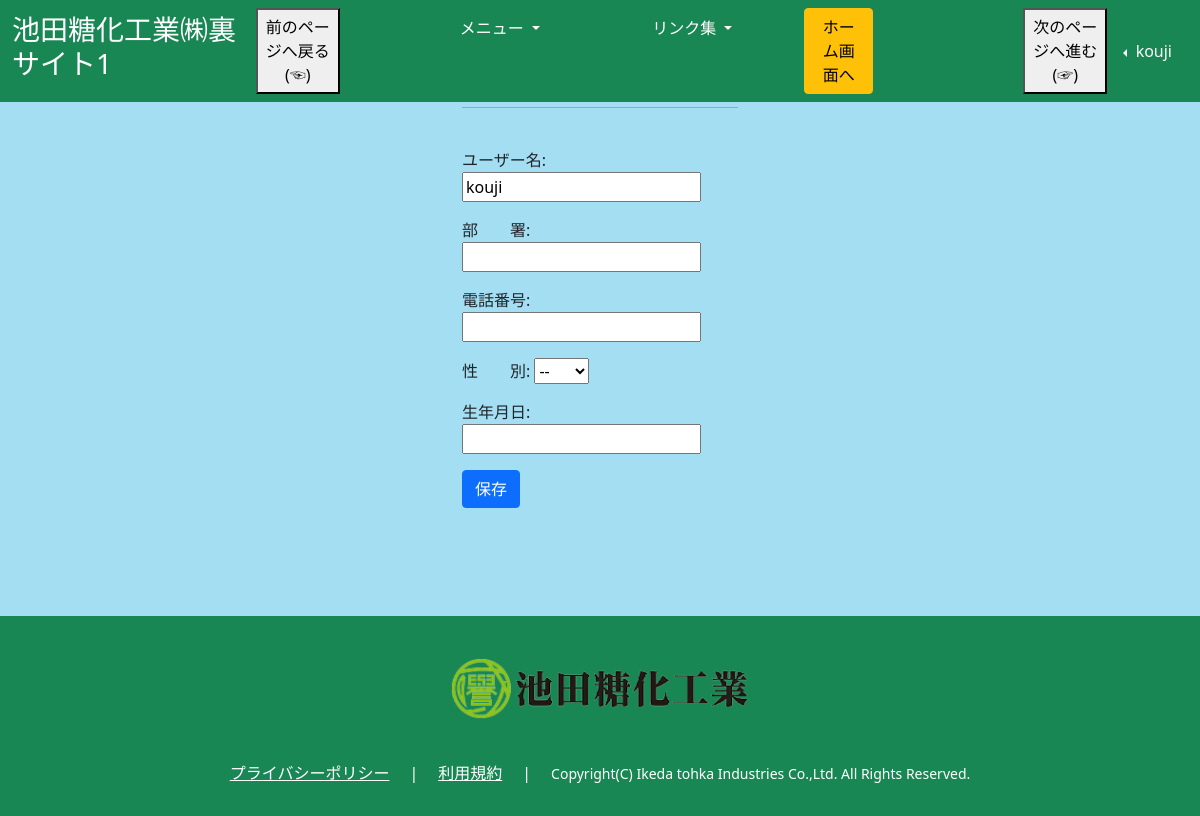
Screenshot of /profile/2/ (signed in) with the database file from the repository.
### accounts/models.py (models this page shows, shortened)
class User(AbstractBaseUser):
    email = models.EmailField(
        verbose_name='Eメールアドレス',
        max_length=255,
        unique=True,
    )
    active = models.BooleanField(default=True)
    staff = models.BooleanField(default=False)
    admin = models.BooleanField(default=False)
    objects = UserManager()
    USERNAME_FIELD = 'email'
    @property
    def is_active(self):
        return self.active

class Profile(models.Model):
    user = models.OneToOneField(User, on_delete=models.CASCADE)
    username = models.CharField(max_length=100, verbose_name="ユーザー名")
    department = models.CharField(max_length=100, blank=True, null=True, verbose_name="部署")
    phone_number = models.IntegerField(blank=True, null=True, verbose_name="携帯番号")
    gender = models.CharField(max_length=1, choices=GENDER_CHOICE, default=None, verbose_name="性別", blank=True, null=True)
    birthday = models.DateField(blank=True, null=True, verbose_name="生年月日")
    def get_own_archive_url(self):
        from django.urls import reverse_lazy
        return reverse_lazy("nippo-list") + f"?profile={self.id}"

### accounts/views.py (the view)
# urls.py: path("<int:pk>/", ProfileUpdateView.as_view(), name="profile-update"),
class ProfileUpdateView(OwnProfileOnly, UpdateView):
    template_name = "accounts/profile-form.html"
    model = Profile
    form_class=ProfileUpdateForm
    success_url = reverse_lazy("nippo-list")

### accounts/forms/profile_forms.py (shortened to what this page needs)
class ProfileUpdateForm(forms.ModelForm):
    class Meta:
        model = Profile
        labels = {"username":    "ユーザー名"
                  ,"department":  "部　　署"
                  ,"phone_number":"電話番号"
                  ,"gender":      "性　　別"
                  ,"birthday":    "生年月日"
                  }
        exclude = ["user"]

### accounts/templatetags/accounts_user.py (called while the page is built)
@register.filter
def user_display(user):
    user_display = "ログアウト中"
    if user.is_authenticated:
        user_display = user.profile.username
    return user_display

### utils/access_restrictions.py (called while the page is built)
    def test_func(self):
        profile_obj = self.get_object()
        try:
            return profile_obj == self.request.user.profile
        except:
            return False

### accounts/templates/accounts/profile-form.html (shortened to what this page needs)
{% extends 'base.html' %}
{% block content %}
<div class="container my-3" style="max-width:300px;">
    <div class="text-center my-3">
    <hr>
    </div>
    <br>
    <form method="POST" > {% csrf_token %}
    {{ form.as_p }}
    <button type="submit" class="btn btn-primary">保存</button>
</div>
{% endblock %}

### templates/nav.html (shortened to what this page needs)
<div class="fixed-top">
{% load accounts_user %}
    <nav class="navbar navbar-expand-lg navbar-dark bg-success">
        <div class="container-fluid">
        <div class="collapse navbar-collapse" id="navbarSupportedContent">
            <h3 style="color:white">池田糖化工業㈱裏サイト1　　</h3>
                <ul class="navbar-nav me-auto mb-2 mb-lg-0">
                    <button type="button" onclick="history.back()">前のページへ戻る(☜)</button>
                    <li class="nav-item dropdown">
                        {% if request.user.is_authenticated %}
                            <a class="nav-link dropdown-toggle active"  href="#" id="navbarDropdown" role="button" data-bs-toggle="dropdown" aria-expanded="false">
                            　　　　　　　メニュー
                        {% else %}
                            <a class="nav-link dropdown-toggle disabled" href="#" id="navbarDropdown" role="button" data-bs-toggle="dropdown" aria-expanded="false">
                            　　　　　　　メニュー
                        {% endif %}
                        </a>
                    </li>
                    <li class="nav-item dropdown">
                        {% if request.user.is_authenticated %}
                            <a class="nav-link dropdown-toggle active" href="#" id="navbarDropdown" role="button" data-bs-toggle="dropdown" aria-expanded="false">
                            　　　　　　リンク集
                        {% else %}
                            <a class="nav-link dropdown-toggle disabled" href="#" id="navbarDropdown" role="button" data-bs-toggle="dropdown" aria-expanded="false">
                            　　　　　　リンク集
                        {% endif %}
                        </a>
                    </li>
                    <body>
                    </body>
                    <a href={% url "nippo-0" %} class="btn btn-warning">ホーム画面へ</a>
                    <body>
                    </body>
                    <button type="button" onclick="history.forward()">次のページへ進む(☞)</button>
                </ul>
        </div>
        <div class="text-light nav-item dropstart ">
            <a class="nav-link dropdown-toggle text-light" id="navbarDropdown" role="button" data-bs-toggle="dropdown" aria-expanded="false">
            {{ request.user|user_display }}
            </a>
        </div>
    </nav>
</div>

### static_local/css/allauth.css (style rules this page uses)
body { background-color: rgb(164, 222, 243); }

### static_local/css/footer.css (style rules this page uses)
html { box-sizing: border-box; position:relative; }
body { min-height:100vh; position:relative; padding-bottom:200px; }

### rows the page displays
User: user|user_display "kouji"
Profile: username "kouji", gender "--"
